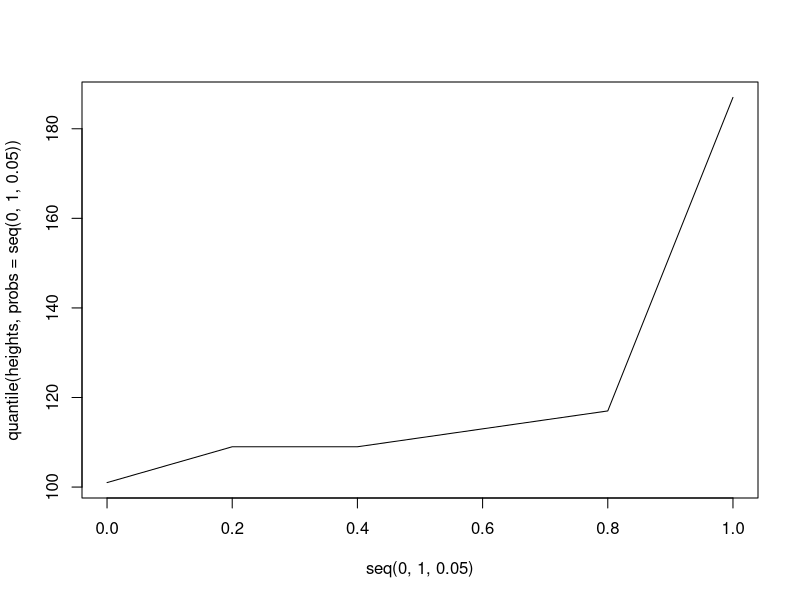
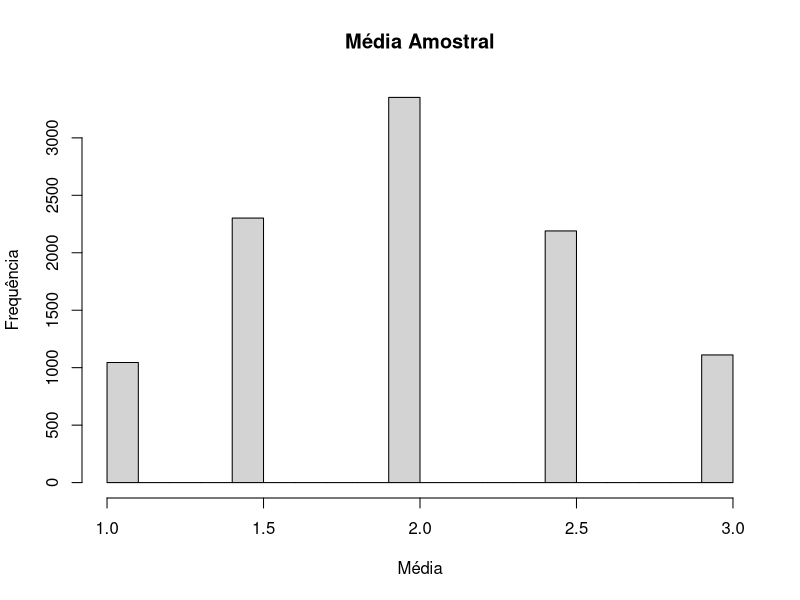
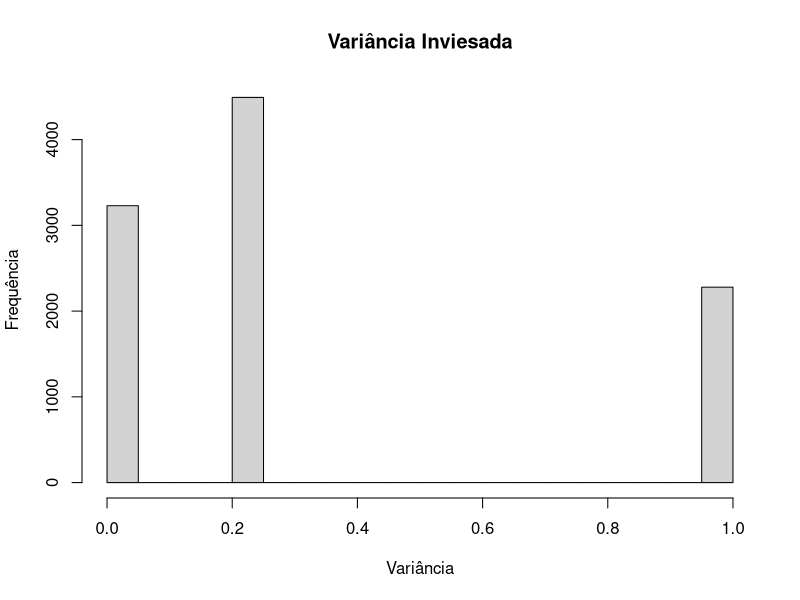
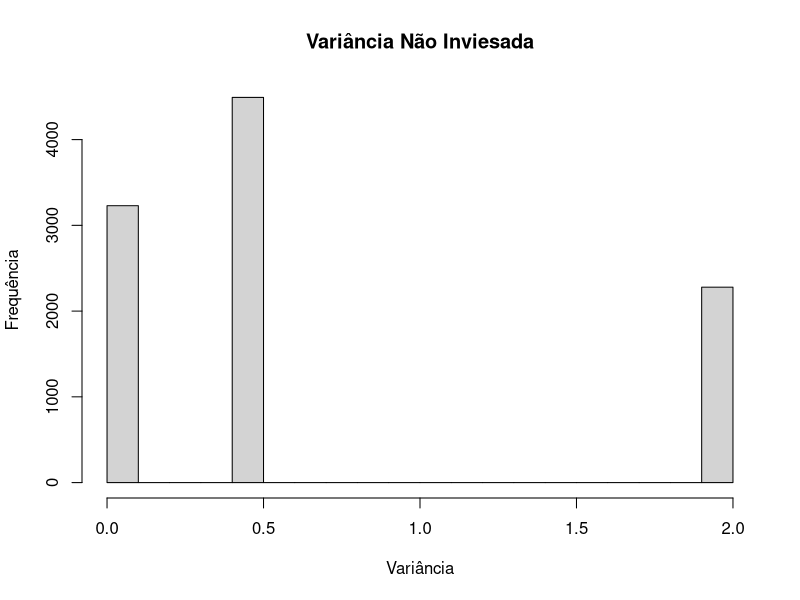

R code for these plots, in order:
## ---- chunk 1
heights <- c(101, 109, 109, 113, 117, 187)

# Média
mean(heights)

# Mediana
median(heights)

# Média Exata
mean(heights, trim=0.2)

# Jeito alternativo de gerar a moda
most_common_value <- function(values){
  output <- names(table(values))[table(values) == max(table(values))]
  return(as.numeric(output))
}

most_common_value(heights)

# Amplitude
range(heights)
diff(range(heights))

# Variância
var(heights)

# Desvio Padrão
sd(heights)

# Intervalo Interquartil
quantile(heights, probs = c(0.25, 0.75))
plot(seq(0, 1, 0.05), quantile(heights, probs = seq(0, 1, 0.05)), 'l')

## ---- chunk 2

population <- c(rep(1, 10000), rep(2, 10000), rep(3, 10000))

pop_mean = mean(population)
pop_var = var(population)

pop_mean_oldschool = sum(population)/length(population)
pop_var_oldschool = sum((population - pop_mean_oldschool)^2)/length(population)


sample_size = 2

sample_mean = vector()
var_baised_sample = vector() # com viés
var_unbaised_sample = vector() # sem viés

for(i in 1:10000){
  pop_sample = sample(population, sample_size, replace=FALSE)
  sample_mean[i] = sum(pop_sample) / sample_size
  var_baised_sample[i] = sum((pop_sample-sample_mean[i])^2)/sample_size
  var_unbaised_sample[i] = sum((pop_sample-sample_mean[i])^2)/(sample_size - 1)
}

hist(
  sample_mean,
  main="Média Amostral", 
  xlab="Média", 
  ylab="Frequência"
)

hist(
  var_baised_sample,
  main="Variância Inviesada", 
  xlab="Variância", 
  ylab="Frequência"
)

hist(
  var_unbaised_sample,
  main="Variância Não Inviesada", 
  xlab="Variância", 
  ylab="Frequência"
)

mean(sample_mean)
mean(var_baised_sample)
mean(var_unbaised_sample)

